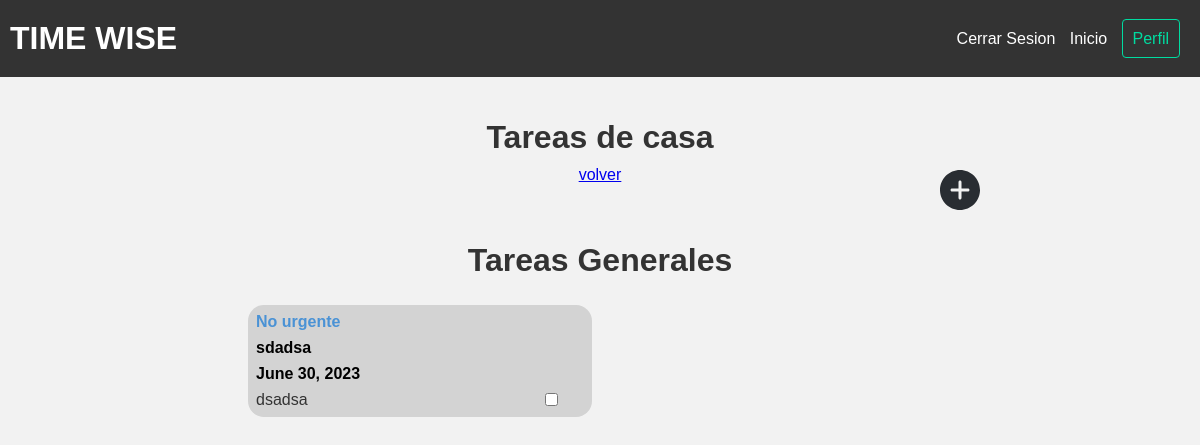
The app's page /tasks/tasklist/2/ (signed in), older data.
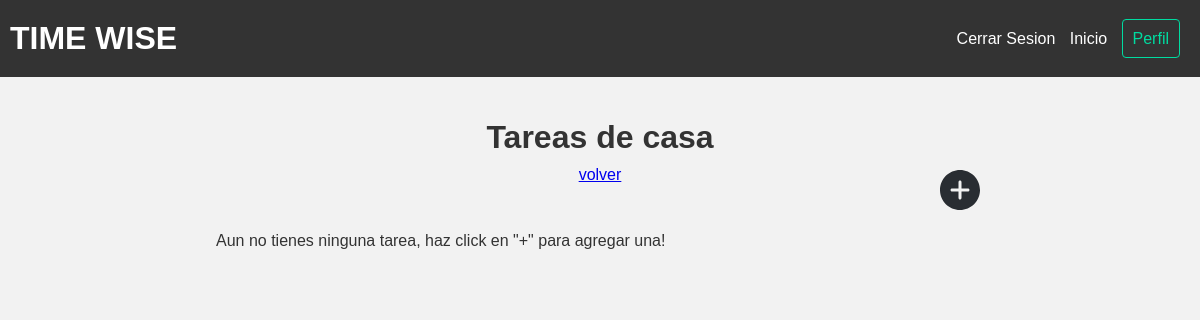
The same page, newer data.
### tasks/models.py (models this page shows, shortened)
class Task(models.Model):
    URGENCIA_CHOICES = [
        ('Urgente', 'Urgente'),
        ('No_Urgente', 'No Urgente'),
    ]
    IMPORTANCIA_CHOICES = [
        ('Importante', 'Importante'),
        ('No_Importante', 'No Importante'),
    ]
    titulo = models.CharField(max_length=100)
    notas = models.TextField(max_length=500)
    fecha_creacion = models.DateTimeField(auto_now_add=True)
    fecha_limite = models.DateField()
    hora_comienzo = models.TimeField(blank=True, null=True)
    hora_limite = models.TimeField(blank=True, null=True)
    urgencia = models.CharField(max_length=10, choices=URGENCIA_CHOICES)
    importancia = models.CharField(max_length=15, choices=IMPORTANCIA_CHOICES)
    id_lista = models.ForeignKey(TaskList,on_delete=models.PROTECT, default=None, null=True, blank=True)
    completed = models.BooleanField(default=False)
    author = models.ForeignKey(User,on_delete=models.PROTECT, default=None)
    def snippet(self):
        return self.notas

### tasks/views.py (the view)
# urls.py: path('tasklist/<id>/', views.taskList_details, name="tl_details"),
def taskList_details(request, id):
    current_user = request.user
    taskList = TaskList.objects.get(id=id)
    completedTasks = Task.objects.filter(id_lista=taskList.id, author=current_user, completed=True)
    tasks = Task.objects.filter(id_lista = taskList.id)
    return render(request, 'tasks/taskList_details.html', {'taskList': taskList, 'tasks': tasks, 'completedTasks': completedTasks})

### tasks/templates/tasks/taskList_details.html (shortened to what this page needs)
{% extends 'base_layout.html' %}
{% block content %}
<h1>{{taskList.nombre}}</h1>
<a class="volver_btn" href="{%url 'tasks:tl_list'%}">volver</a>
<div id="tasks" class="tasks item_list">
    <svg id="addSvg" viewBox="0 0 24 24" fill="none" xmlns="http://www.w3.org/2000/svg">
        <a id="crear-task" href="{%url 'tasks:createtlid' tlid=taskList.id%}">
        <g id="SVGRepo_bgCarrier" stroke-width="0"></g>
        <g id="SVGRepo_tracerCarrier" stroke-linecap="round" stroke-linejoin="round"></g>
        <g id="SVGRepo_iconCarrier">
            <path
                d="M12 2C6.49 2 2 6.49 2 12C2 17.51 6.49 22 12 22C17.51 22 22 17.51 22 12C22 6.49 17.51 2 12 2ZM16 12.75H12.75V16C12.75 16.41 12.41 16.75 12 16.75C11.59 16.75 11.25 16.41 11.25 16V12.75H8C7.59 12.75 7.25 12.41 7.25 12C7.25 11.59 7.59 11.25 8 11.25H11.25V8C11.25 7.59 11.59 7.25 12 7.25C12.41 7.25 12.75 7.59 12.75 8V11.25H16C16.41 11.25 16.75 11.59 16.75 12C16.75 12.41 16.41 12.75 16 12.75Z"
                fill="#292D32"></path>
        </g>
        </a>
    </svg>
    {%if tasks%}
    <h1 id="generalTasks">Tareas Generales</h1>
    <div class="item_group" id="generalTasks">
        {%for task in tasks%}
        {%if task.completed == False%}
        <div class="item" id="item-{{task.id}}">
            <div class="item_header">
                <h2 name="urgencia" class="{{ task.urgencia }}">
                    {% if task.urgencia == "Urgente" %}
                    Urgente
                    {% else %}
                    No urgente
                    {% endif %}
                </h2>
                <h2 class="item-titulo"><a href="{%url 'tasks:details' id=task.id%}"> {{ task.titulo }} </a></h2>
                <h2 class="item-fecha"><a href="{%url 'tasks:details' id=task.id%}"> {{ task.fecha_limite }} </a></h2>
            </div>
            <div class="item_body">
                <p> {{task.snippet}} </p>
                <div class="item_buttons">
                    <input class="options_checkbox" type="checkbox">
                </div>
            </div>
        </div>
        {%endif%}
        {%endfor%}
    </div>
    {%else%}
    <p>Aun no tienes ninguna tarea, haz click en "+" para agregar una! </p>
    {%endif%}
</div>
{% endblock %}

Row changes from the older to the newer data that the page shows:
removed Task: urgencia "No urgente", titulo "sdadsa", fecha_limite "June 30, 2023", snippet "dsadsa"
Text that changed along with them:
text no longer shown: "Tareas Generales"
text now shown: "Aun no tienes ninguna tarea, haz click en \"+\" para agregar una!"
